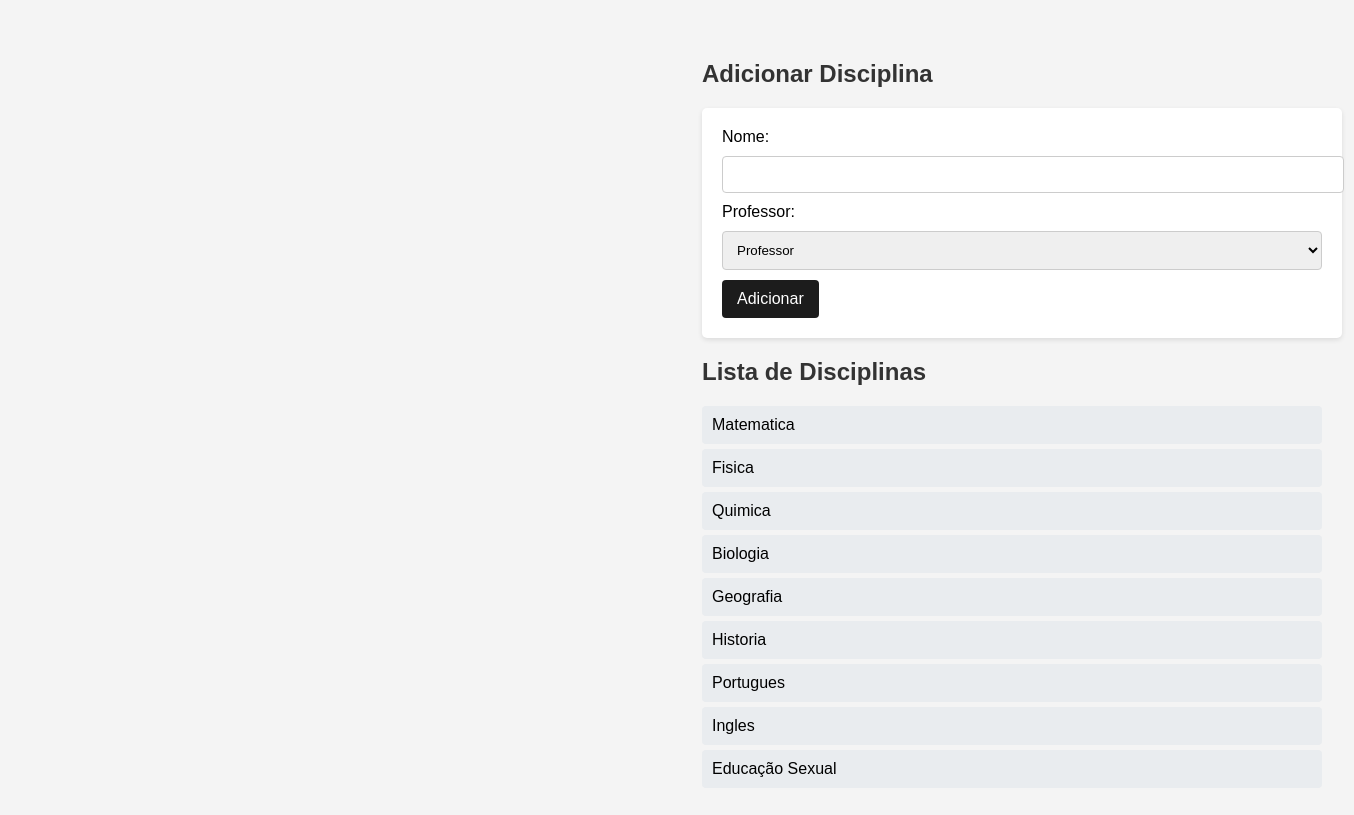
Page /disciplinas.php on the committed database.
### tables this page shows
CREATE TABLE `disciplinas` (
  `id` int(11) NOT NULL,
  `id_professor` int(11) NOT NULL,
  `nome` varchar(255) NOT NULL
);

### disciplinas.php (the view, shortened to what this page needs)
<?php
include 'db.php';
$stmt = $pdo->query("SELECT * FROM disciplinas");
$disciplinas = $stmt->fetchAll(PDO::FETCH_ASSOC);
$stmt_professores = $pdo->query("SELECT id, nome FROM professores");
$professores = $stmt_professores->fetchAll(PDO::FETCH_ASSOC);
?>
<!DOCTYPE html>
<html lang="pt-BR">
<head>
    <link rel="stylesheet" type="text/css" href="css/disciplinas.css" media="screen" />
</head>
<body>
<h2>Adicionar Disciplina</h2>
<form method="POST" action="api/gravardisciplinas.php">
    Nome: <input type="text" name="nome" required>
    Professor:
    <select id="professor" name="professor" required>
        <?php if (!empty($professores)): ?>
            <?php foreach ($professores as $professor): ?>
                <option value="<?php echo htmlspecialchars($professor['id']); ?>">
                    <?php echo htmlspecialchars($professor['nome']); ?>
                </option>
            <?php endforeach; ?>
        <?php else: ?>
            <option value="">Nenhum professor encontrado</option>
        <?php endif; ?>
    </select>
    <button type="submit">Adicionar</button>
</form>
<h2>Lista de Disciplinas</h2>
<ul>
    <?php foreach ($disciplinas as $disciplina): ?>
        <li><?php echo htmlspecialchars($disciplina['nome']); ?></li>
    <?php endforeach; ?>
</ul>
</body>
</html>

### css/disciplinas.css (style rules this page uses)
body { font-family: Arial, sans-serif; background-color: #f4f4f4; margin: 20px; margin-left: 682px; padding: 20px; }
h2 { color: #333; }
form { background: #fff; padding: 20px; border-radius: 5px; box-shadow: 0 2px 5px rgba(0, 0, 0, 0.1); margin-bottom: 10px; width: 600px; }
input[type="text"], select { width: 100%; padding: 10px; margin: 10px 0; border: 1px solid #ccc; border-radius: 4px; }
button { background-color:#1C1C1C; color: white; padding: 10px 15px; border: none; border-radius: 4px; cursor: pointer; font-size: 16px; }
ul { list-style-type: none; padding: 0; }
ul li { background: #e9ecef; margin: 5px 0; padding: 10px; border-radius: 4px; width: 600px; }

### rows in the picture
disciplinas: nome "Matematica"
disciplinas: nome "Fisica"
disciplinas: nome "Quimica"
disciplinas: nome "Biologia"
disciplinas: nome "Geografia"
disciplinas: nome "Historia"
disciplinas: nome "Portugues"
disciplinas: nome "Ingles"
disciplinas: nome "Educação Sexual"

### other values in the picture
form field professor "Professor"
